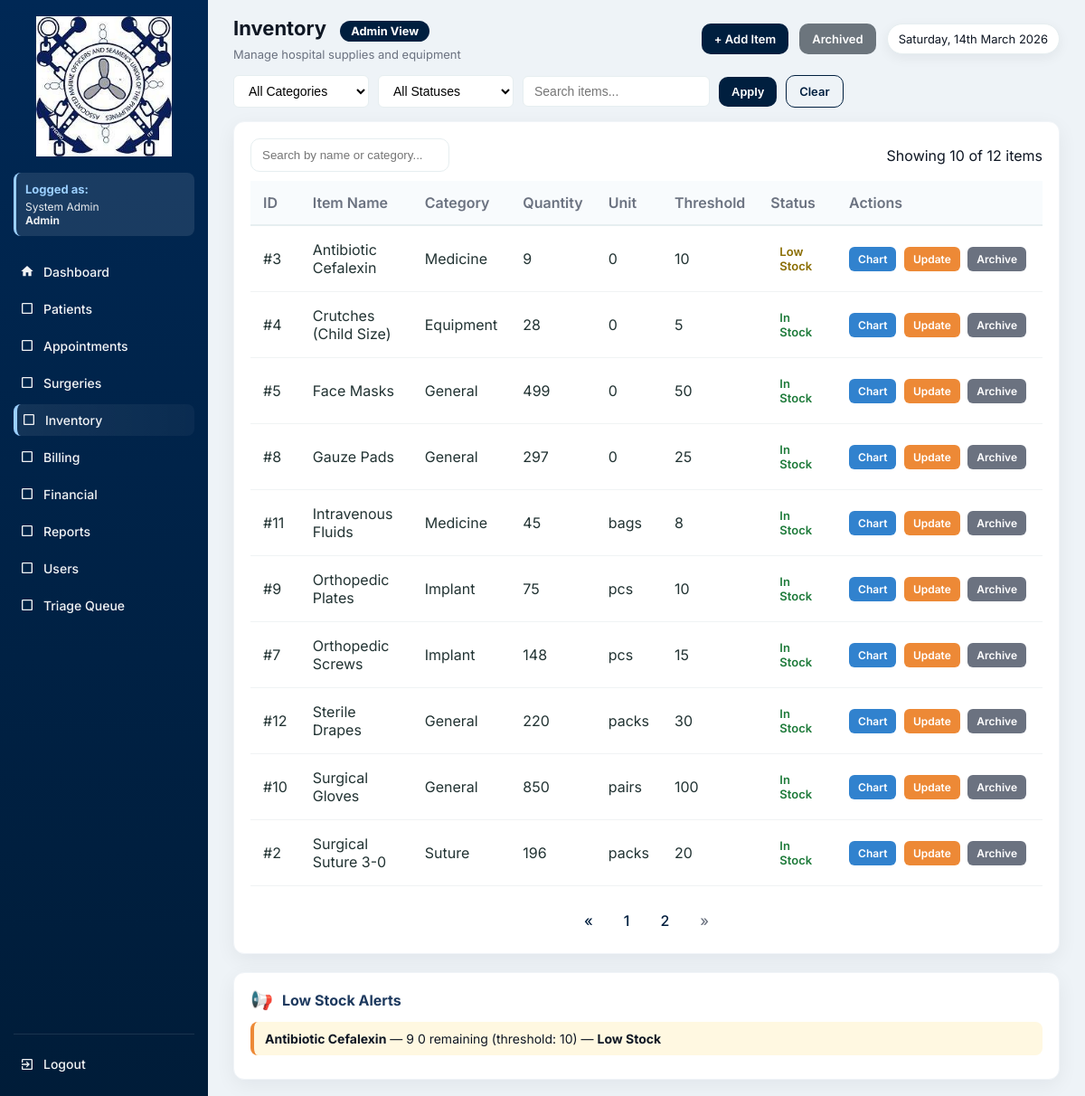
Page /inventory.php (signed in) on the earlier database version.
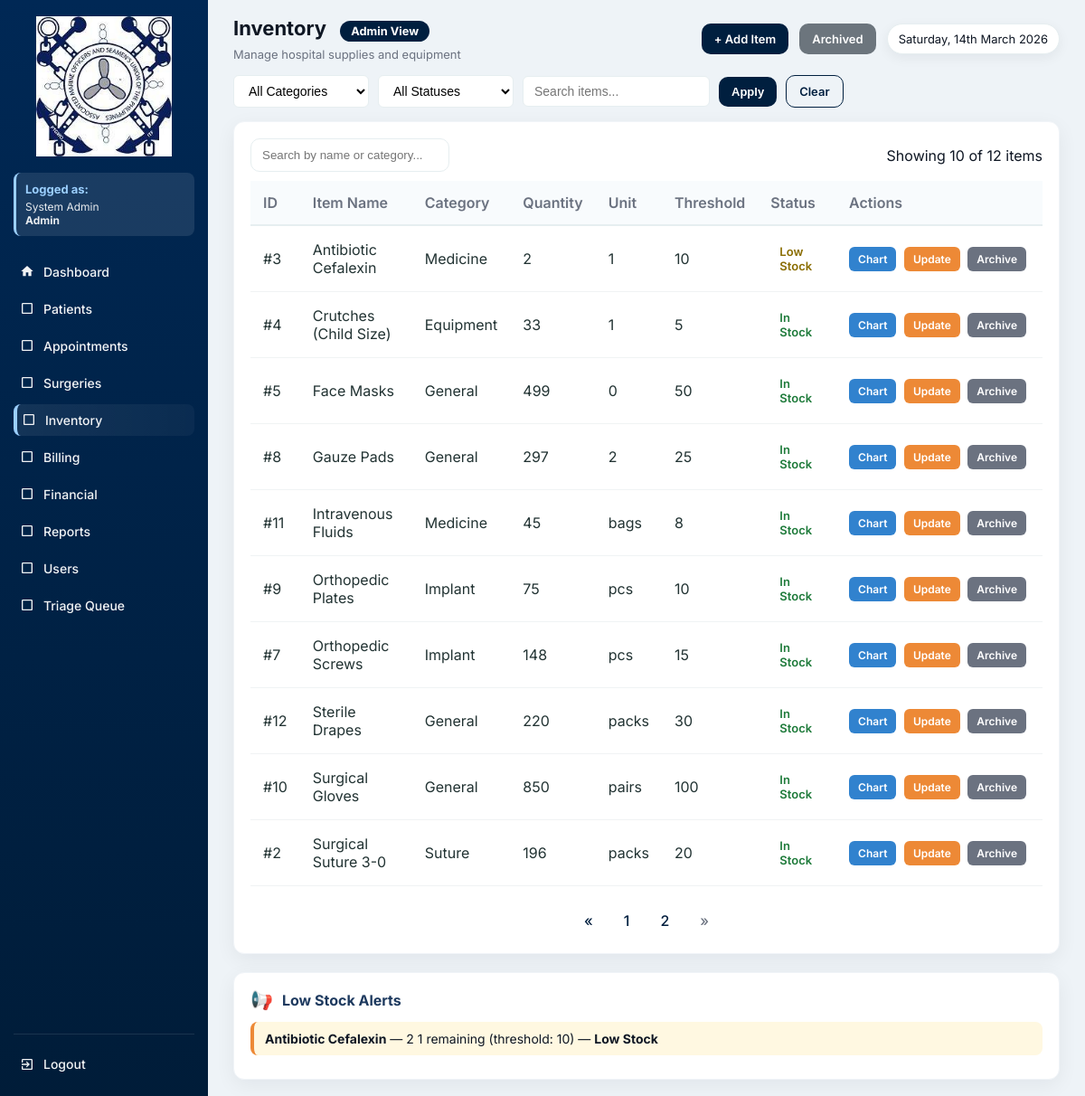
Same page on the later database version.
### tables this page shows
CREATE TABLE `inventory_items` (
  `id` int(11) NOT NULL,
  `item_name` varchar(150) DEFAULT NULL,
  `category` enum('Implant','Medicine','Suture','Equipment','General') DEFAULT NULL,
  `quantity` int(11) DEFAULT NULL,
  `threshold` int(11) DEFAULT 5,
  `unit` varchar(50) DEFAULT NULL,
  `updated_at` timestamp NOT NULL DEFAULT current_timestamp() ON UPDATE current_timestamp(),
  `is_archived` tinyint(1) DEFAULT 0,
  `archived_at` datetime DEFAULT NULL,
  `archived_by` int(11) DEFAULT NULL
);

### functions.php (called while the page is built, shortened)
<?php
function fetchAll($conn, $sql, $types = null, $params = [])
{
    $stmt = $conn->prepare($sql);
    $stmt->execute();
    $res = $stmt->get_result();
    $rows = $res->fetch_all(MYSQLI_ASSOC);
    return $rows;
}
function fetchOne($conn, $sql, $types = null, $params = [])
{
    $stmt = $conn->prepare($sql);
    $stmt->execute();
    $res = $stmt->get_result();
    $row = $res->fetch_assoc();
    return $row;
}
?>

### inventory.php (the view, shortened to what the changed rows need)
<?php
require 'config.php';
require 'functions.php';
$current_role = $_SESSION['role'] ?? 'Guest';
$is_admin = ($current_role === 'Admin');
$is_inventory = ($current_role === 'Inventory');
$table_check = fetchOne($conn, "SHOW COLUMNS FROM inventory_items LIKE 'is_archived'");
$has_archive_columns = $table_check !== null;
$show_archived = isset($_GET['show']) && $_GET['show'] === 'archived';
$conditions = [];
if ($has_archive_columns) {
    $conditions[] = $show_archived ? "i.is_archived = 1" : "i.is_archived = 0";
} else {
    $show_archived = false;
}
$where_clause = 'WHERE ' . implode(' AND ', $conditions);
$page = isset($_GET['page']) ? max(1, intval($_GET['page'])) : 1;
$offset = ($page - 1) * 10;
$rows = fetchAll($conn, "
    SELECT i.*, arch.full_name AS archived_by_name
    FROM inventory_items i
    LEFT JOIN users arch ON i.archived_by = arch.id
    $where_clause
    ORDER BY i.item_name
    LIMIT $offset, 10
");
$low_stock_where = $has_archive_columns ? "is_archived = 0 AND quantity <= threshold" : "quantity <= threshold";
$low_stock_items = fetchAll($conn, "SELECT * FROM inventory_items WHERE {$low_stock_where} ORDER BY quantity ASC");
$categories = fetchAll($conn, "SELECT DISTINCT category FROM inventory_items WHERE category IS NOT NULL AND category != '' ORDER BY category");
?>
<!DOCTYPE html>
<html lang="en">
<head>
</head>
<body>
<div class="app">
  <div class="main">
    <div class="topbar">
      <div class="top-left">
        <h1>Inventory <?= $show_archived ? '(Archived)' : '' ?>
          <span class="role-badge role-<?= strtolower($current_role) ?>"><?= htmlspecialchars($current_role) ?> View</span>
        </h1>
      </div>
    </div>
    <div class="table-wrap">
      <table id="inventoryTable">
        <thead>
          <tr>
            <th>ID</th>
            <th>Item Name</th>
            <th>Category</th>
            <th>Quantity</th>
            <th>Unit</th>
            <th>Threshold</th>
            <th>Status</th>
            <th>Actions</th>
          </tr>
        </thead>
        <tbody>
          <?php if (count($rows) > 0): ?>
            <?php foreach($rows as $r): ?>
              <?php
              if ($r['quantity'] <= 0) {
                  $stock_status = 'out-of-stock';
                  $status_text = 'Out of Stock';
              } elseif ($r['quantity'] <= $r['threshold']) {
                  $stock_status = 'low-stock';
                  $status_text = 'Low Stock';
              } else {
                  $stock_status = 'in-stock';
                  $status_text = 'In Stock';
              }
              $is_archived = $has_archive_columns && !empty($r['is_archived']);
              $row_bg = $is_archived ? 'style="background:rgba(149,165,166,0.1);"' : '';
              $item_name = htmlspecialchars($r['item_name'] ?? '');
              ?>
              <tr data-id="<?= $r['id'] ?>" <?= $row_bg ?>>
                <td>#<?= $r['id'] ?></td>
                <td><?= $item_name ?></td>
                <td><?= htmlspecialchars($r['category'] ?? '') ?></td>
                <td><?= $r['quantity'] ?></td>
                <td><?= htmlspecialchars($r['unit'] ?? '') ?></td>
                <td><?= $r['threshold'] ?></td>
                <td>
                  <span class="status <?= $stock_status ?>"><?= $status_text ?></span>
                </td>
                <td style="white-space:nowrap;">
                  <a href="inventory_view.php?id=<?= $r['id'] ?>" class="action-btn btn-chart">Chart</a>
                  <?php if (!$is_archived || $is_admin || $is_inventory): ?>
                    <a href="inventory_form.php?id=<?= $r['id'] ?>" class="action-btn btn-update">Update</a>
                  <?php endif; ?>
                  <?php if (($is_admin || $is_inventory) && $has_archive_columns): ?>
    <?php if ($is_archived): ?>
        <a href="inventory.php?restore=<?= $r['id'] ?>" class="action-btn btn-archive" onclick="return confirm('Restore item &quot;<?= htmlspecialchars($item_name, ENT_QUOTES) ?>&quot;?')">Restore</a>
    <?php else: ?>
        <a href="inventory.php?archive=<?= $r['id'] ?>" class="action-btn btn-archive" onclick="return confirm('Archive item &quot;<?= htmlspecialchars($item_name, ENT_QUOTES) ?>&quot;?')">Archive</a>
    <?php endif; ?>
<?php endif; ?>
                </td>
              </tr>
            <?php endforeach; ?>
          <?php else: ?>
            <tr><td colspan="8" style="text-align:center; padding:30px;">No items found.</td></tr>
          <?php endif; ?>
        </tbody>
      </table>
    </div>
    <div class="alerts-wrap">
      <div class="alerts-header">
        <span style="font-size:20px;">📢</span>
        <h4>Low Stock Alerts</h4>
      </div>
      <?php if (empty($low_stock_items)): ?>
        <div class="alert-item alert-success-bg">✅ No low stock items.</div>
      <?php else: ?>
        <?php foreach($low_stock_items as $l): ?>
          <?php
          $alert_class = $l['quantity'] == 0 ? 'alert-danger-bg' : 'alert-warning-bg';
          $urgency = $l['quantity'] == 0 ? 'Out of Stock!' : 'Low Stock';
          ?>
          <div class="alert-item <?= $alert_class ?>">
            <strong><?= htmlspecialchars($l['item_name']) ?></strong> —
            <?= $l['quantity'] ?> <?= htmlspecialchars($l['unit']) ?> remaining
            (threshold: <?= $l['threshold'] ?>) — <strong><?= $urgency ?></strong>
          </div>
        <?php endforeach; ?>
      <?php endif; ?>
    </div>
  </div>
</div>
</body>
</html>

Differences in the rows shown:
changed inventory_items "Antibiotic Cefalexin": quantity "9" → "2"; unit "0" → "1"
changed inventory_items "Crutches (Child Size)": quantity "28" → "33"; unit "0" → "1"
changed inventory_items "Gauze Pads": unit "0" → "2"
